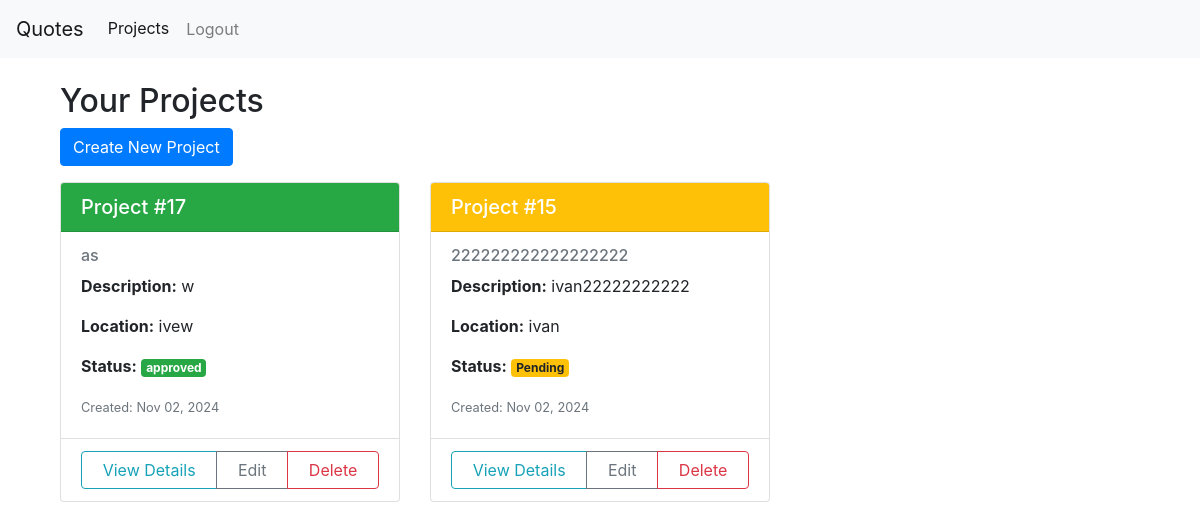
Before: /quotes/projects/ (signed in) with the older database file.
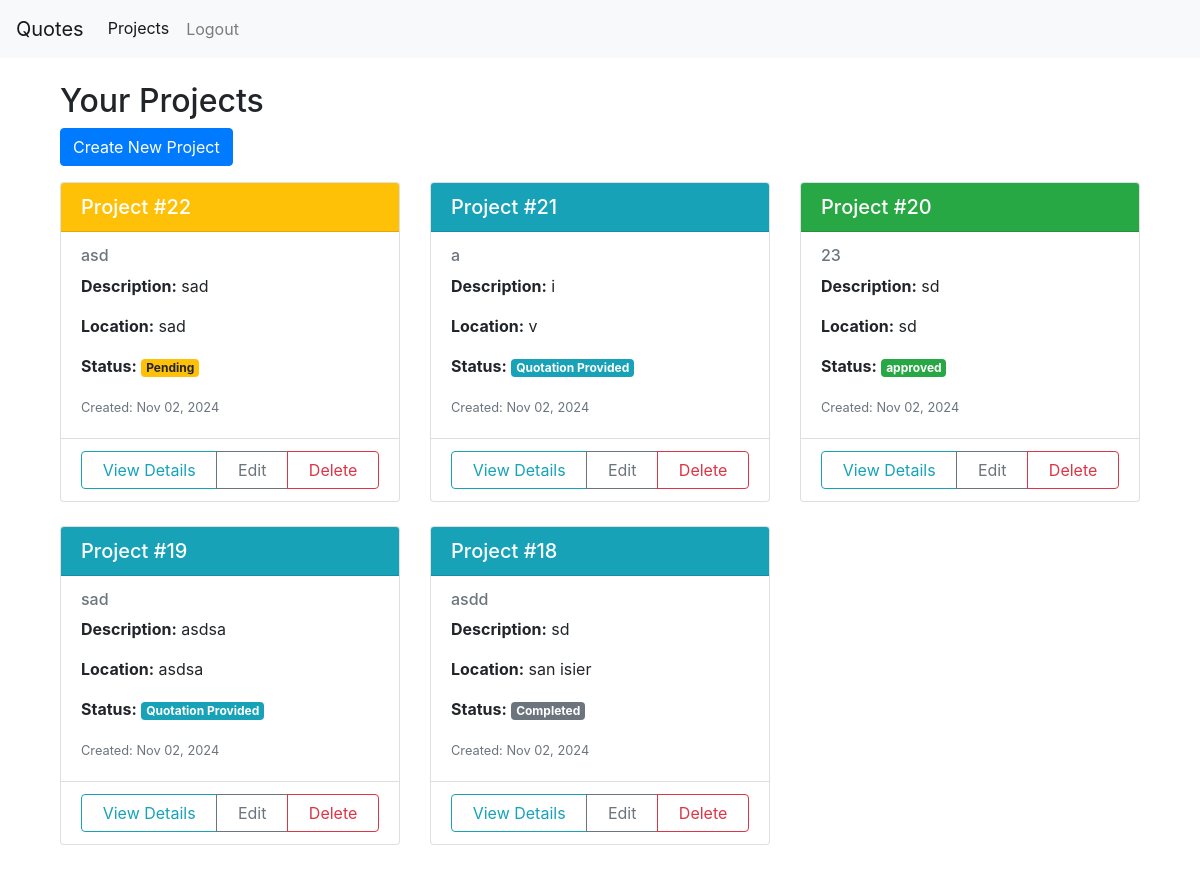
After: the same page with the newer database file.
### quotes/models.py (models this page shows, shortened)
class Project(models.Model):
    STATUS_CHOICES = (
        ('pending', 'Pending'),
        ('pending_review', 'Pending Admin Review'),
        ('quoted', 'Quotation Provided'),
        ('approved_admin', 'Approved by Admin'),
        ('approved_customer', 'Approved by Customer'),
        ('declined_admin', 'Declined by Admin'),
        ('declined_customer', 'Declined by Customer'),
        ('completed', 'Completed'),
        ('pending_admin_review', 'Pending Admin Review'),
    )
    PROJECT_TYPES = (
        ('framing', 'Framing'),
        ('window_and_door_installation', 'Window and Door Installation'),
        ('electrical', 'Electrical'),
        ('plumbing', 'Plumbing'),
    )
    PROJECT_ELEMENTS = (
        ('exterior_wall_framing', 'Exterior Wall Framing'),
        ('roof_framing', 'Roof Framing'),
        ('door_framing', 'Door Framing'),
        ('barn_door', 'Barn Door'),
        ('sliding_door', 'Sliding Door'),
        ('light_switches', 'Light Switches'),
        ('main_panel', 'Main Panel'),
        ('shower_fixture', 'Shower Fixture'),
        ('toilet_installation', 'Toilet Installation')
    )
    user = models.ForeignKey(User, on_delete=models.CASCADE)
    title = models.CharField(max_length=200)
    description = models.TextField(blank=True)
    location = models.CharField(max_length=200, blank=False)
    status = models.CharField(max_length=20, choices=STATUS_CHOICES, default='pending')
    project_type = models.CharField(max_length=100, choices=PROJECT_TYPES)
    area_size = models.DecimalField(max_digits=10, decimal_places=2, help_text="Area size in square meters")
    project_element = models.CharField(max_length=100, choices=PROJECT_ELEMENTS)
    created_at = models.DateTimeField(auto_now_add=True)
    updated_at = models.DateTimeField(auto_now=True)
    materials = models.ManyToManyField(Material, through='ProjectMaterial')
    admin_approved = models.BooleanField(default=False)
    customer_approved = models.BooleanField(default=False)
    total_cost = models.DecimalField(max_digits=10, decimal_places=2, null=True, blank=True)
    admin_notes = models.TextField(blank=True)
    completion_date = models.DateTimeField(null=True, blank=True)
    completion_notes = models.TextField(blank=True)
    class Meta:
        ordering = ['-created_at']

### quotes/views.py (the view)
# urls.py: path('', lambda request: redirect('project_list'), name='home'),  # Add this line
@login_required
def project_list(request):
    projects = Project.objects.filter(user=request.user).order_by('-created_at')  # Add ordering if desired
    context = {
        'projects': projects
    }
    return render(request, 'quotes/project_list.html', context)

### templates/quotes/project_list.html (shortened to what this page needs)
{% extends 'core/base.html' %}
{% block content %}
<div class="container mt-4">
    <h2>Your Projects</h2>
    <a href="{% url 'project_create' %}" class="btn btn-primary mb-3">Create New Project</a>
    <div class="row">
        {% for project in projects %}
        <div class="col-md-4 mb-4">
            <div class="card h-100">
                <div class="card-header {% if project.status == 'pending' %}bg-warning
                                      {% elif project.status == 'approved' %}bg-success
                                      {% elif project.status == 'declined' %}bg-danger
                                      {% else %}bg-info{% endif %} text-white">
                    <h5 class="card-title mb-0">
                        Project #{{ project.id }}
                    </h5>
                </div>
                <div class="card-body">
                    <h6 class="card-subtitle mb-2 text-muted">{{ project.title }}</h6>
                    <p class="card-text"><strong>Description:</strong> {{ project.description|truncatewords:30 }}</p>
                    <p class="card-text"><strong>Location:</strong> {{ project.location }}</p>
                    <p class="card-text">
                        <strong>Status:</strong>
                        <span class="badge {% if project.status == 'pending' %}badge-warning
                             {% elif project.status == 'quoted' %}badge-info
                             {% elif project.status == 'approved' %}badge-success
                             {% elif project.status == 'declined' %}badge-danger
                             {% elif project.status == 'completed' %}badge-secondary{% endif %}">
                            {{ project.get_status_display }}
                        </span>
                    </p>
                    <p class="card-text"><small class="text-muted">Created: {{ project.created_at|date:"M d, Y" }}</small></p>
                </div>
                <div class="card-footer bg-transparent">
                    <div class="btn-group w-100" role="group">
                        <a href="{% url 'project_detail' project.id %}" class="btn btn-outline-info">View Details</a>
                        <a href="{% url 'edit_project' project.id %}" class="btn btn-outline-secondary">Edit</a>
                        <a href="{% url 'delete_project' project.id %}" class="btn btn-outline-danger">Delete</a>
                    </div>
                </div>
            </div>
        </div>
        {% empty %}
        <div class="col-12">
            <div class="alert alert-info">
                No projects found. Create your first project!
            </div>
        </div>
        {% endfor %}
    </div>
</div>
{% endblock %}

Changed rows visible on the page:
removed Project: id "17", title "as", description "w", location "ivew", status "approved", created_at "Nov 02, 2024"
removed Project: id "15", title "222222222222222222", description "ivan22222222222", location "ivan", status "Pending", created_at "Nov 02, 2024"
added Project: id "22", title "asd", description "sad", location "sad", status "Pending", created_at "Nov 02, 2024"
added Project: id "21", title "a", description "i", location "v", status "Quotation Provided", created_at "Nov 02, 2024"
added Project: id "20", title "23", description "sd", location "sd", status "approved", created_at "Nov 02, 2024"
added Project: id "19", title "sad", description "asdsa", location "asdsa", status "Quotation Provided", created_at "Nov 02, 2024"
added Project: id "18", title "asdd", description "sd", location "san isier", status "Completed", created_at "Nov 02, 2024"
